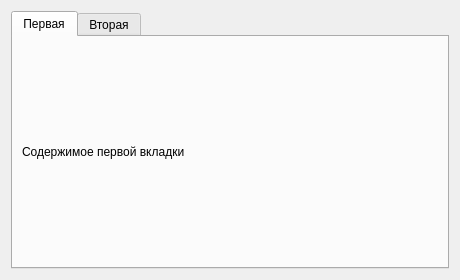
<?xml version="1.0" encoding="UTF-8"?>
<ui version="4.0"><class>Dialog</class><widget class="QDialog" name="Dialog"><property name="geometry"><rect><x>0</x><y>0</y><width>460</width><height>280</height></rect></property><property name="windowTitle"><string>#141 tabs/226_basic_two</string></property><layout class="QVBoxLayout" name="verticalLayout"><property name="leftMargin"><number>11</number></property><property name="topMargin"><number>11</number></property><property name="rightMargin"><number>11</number></property><property name="bottomMargin"><number>11</number></property><property name="spacing"><number>6</number></property><item><widget class="QTabWidget" name="tabs"><property name="currentIndex"><number>0</number></property><widget class="QWidget" name="pageA"><attribute name="title"><string>Первая</string></attribute><layout class="QVBoxLayout" name="pageALayout"><property name="leftMargin"><number>9</number></property><property name="topMargin"><number>9</number></property><property name="rightMargin"><number>9</number></property><property name="bottomMargin"><number>9</number></property><property name="spacing"><number>6</number></property><item><widget class="QLabel" name="l1"><property name="text"><string>Содержимое первой вкладки</string></property></widget></item></layout></widget><widget class="QWidget" name="pageB"><attribute name="title"><string>Вторая</string></attribute><layout class="QVBoxLayout" name="pageBLayout"><property name="leftMargin"><number>9</number></property><property name="topMargin"><number>9</number></property><property name="rightMargin"><number>9</number></property><property name="bottomMargin"><number>9</number></property><property name="spacing"><number>6</number></property><item><widget class="QLabel" name="l2"><property name="text"><string>Содержимое второй вкладки</string></property></widget></item></layout></widget></widget></item></layout></widget></ui>
